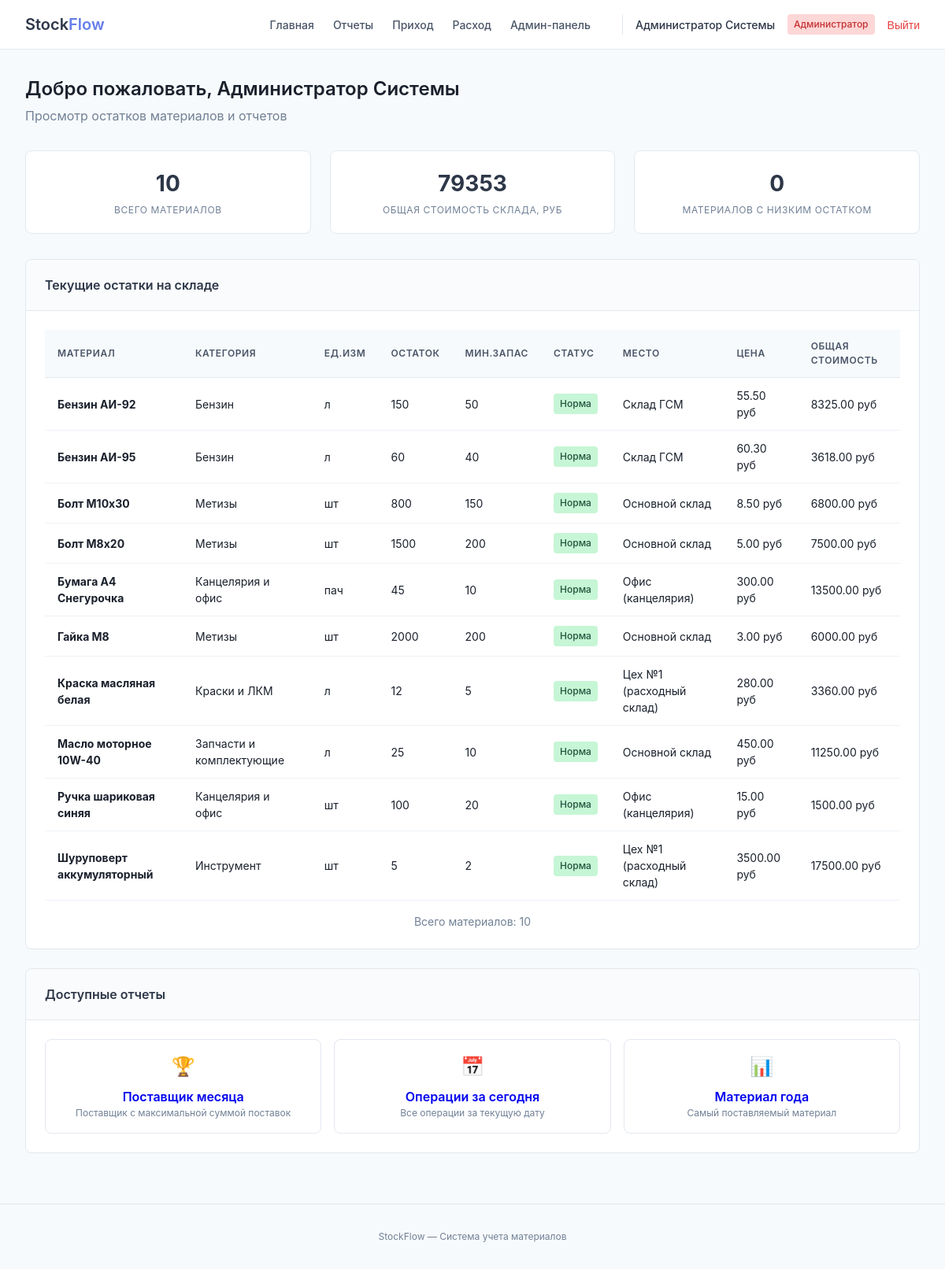
The app's page /dashboard (signed in) with its own data.
### tables this page shows
CREATE TABLE materials (
    id INTEGER PRIMARY KEY AUTOINCREMENT,
    name TEXT NOT NULL,
    article TEXT,
    barcode TEXT,
    category_id INTEGER,
    unit_id INTEGER,
    description TEXT,
    min_quantity REAL DEFAULT 0,
    max_quantity REAL DEFAULT 0,
    current_quantity REAL DEFAULT 0,
    reserved_quantity REAL DEFAULT 0,
    price_per_unit REAL DEFAULT 0,
    last_price REAL DEFAULT 0,
    location_id INTEGER,
    weight REAL,
    weight_unit TEXT DEFAULT 'кг',
    is_active INTEGER DEFAULT 1,
    created_by INTEGER,
    created_at TEXT,
    updated_at TEXT,
    FOREIGN KEY (category_id) REFERENCES categories(id),
    FOREIGN KEY (unit_id) REFERENCES units(id),
    FOREIGN KEY (location_id) REFERENCES locations(id),
    FOREIGN KEY (created_by) REFERENCES users(id)
);

CREATE TABLE categories (
    id INTEGER PRIMARY KEY AUTOINCREMENT,
    name TEXT NOT NULL UNIQUE,
    description TEXT,
    parent_id INTEGER,
    sort_order INTEGER DEFAULT 0,
    is_active INTEGER DEFAULT 1,
    FOREIGN KEY (parent_id) REFERENCES categories(id)
);

CREATE TABLE units (
    id INTEGER PRIMARY KEY AUTOINCREMENT,
    name TEXT NOT NULL UNIQUE,
    short_name TEXT NOT NULL,
    description TEXT
);

CREATE TABLE locations (
    id INTEGER PRIMARY KEY AUTOINCREMENT,
    name TEXT NOT NULL UNIQUE,
    address TEXT,
    responsible_person TEXT,
    phone TEXT,
    is_active INTEGER DEFAULT 1
);

### app.py (the view)
@app.route('/dashboard')
@login_required
def dashboard():
    stats = query_db('''
        SELECT
            (SELECT COUNT(*) FROM materials WHERE is_active = 1) as total_materials,
            (SELECT SUM(current_quantity * price_per_unit) FROM materials) as total_value,
            (SELECT COUNT(*) FROM v_materials_full WHERE status = 'Требуется закупка') as low_stock_count
    ''', one=True)
    materials = query_db('SELECT * FROM v_materials_full ORDER BY material_name')
    low_stock = query_db('SELECT * FROM v_materials_full WHERE status = "Требуется закупка"')
    notifications = query_db('''
        SELECT * FROM notifications WHERE user_id = ? OR user_id = 0
        ORDER BY created_at DESC LIMIT 5
    ''', [session['user_id']])
    return render_template('dashboard.html', stats=stats, materials=materials,
                           low_stock=low_stock, notifications=notifications)

### app.py (called while the page is built)
def get_db():
    db = getattr(g, '_database', None)
    if db is None:
        if not os.path.exists(DATABASE):
            return None
        db = g._database = sqlite3.connect(DATABASE)
        db.row_factory = sqlite3.Row
    return db

@app.teardown_appcontext
def close_connection(exception):
    db = getattr(g, '_database', None)
    if db is not None:
        db.close()

def query_db(query, args=(), one=False):
    db = get_db()
    if db is None:
        return [] if not one else None
    cur = db.execute(query, args)
    rv = cur.fetchall()
    cur.close()
    return (rv[0] if rv else None) if one else rv

def login_required(f):
    @wraps(f)
    def decorated_function(*args, **kwargs):
        if 'user_id' not in session:
            flash('Пожалуйста, войдите в систему', 'error')
            return redirect(url_for('login'))
        return f(*args, **kwargs)
    return decorated_function

### templates/dashboard.html (shortened to what this page needs)
{% extends "base.html" %}
{% block content %}
<div>
    <div style="margin-bottom: 2rem;">
        <h1 style="font-size: 1.5rem; font-weight: 600;">Добро пожаловать, {{ session.full_name or session.username }}</h1>
        <p style="color: #718096; margin-top: 0.25rem;">Просмотр остатков материалов и отчетов</p>
    </div>
    <div class="grid">
        <div class="stat-card">
            <div class="stat-number">{{ stats.total_materials }}</div>
            <div class="stat-label">Всего материалов</div>
        </div>
        <div class="stat-card">
            <div class="stat-number">{{ "%.0f"|format(stats.total_value) }}</div>
            <div class="stat-label">Общая стоимость склада, руб</div>
        </div>
        <div class="stat-card">
            <div class="stat-number">{{ stats.low_stock_count }}</div>
            <div class="stat-label">Материалов с низким остатком</div>
        </div>
    </div>
    <div class="card">
        <div class="card-header">
            <h2 class="card-title">Текущие остатки на складе</h2>
        </div>
        <div class="card-body">
            <div class="table-wrapper">
                <table class="table">
                    <thead>
                        <tr>
                            <th>Материал</th>
                            <th>Категория</th>
                            <th>Ед.изм</th>
                            <th>Остаток</th>
                            <th>Мин.запас</th>
                            <th>Статус</th>
                            <th>Место</th>
                            <th>Цена</th>
                            <th>Общая стоимость</th>
                        </thead>
                    <tbody>
                        {% for m in materials %}
                        <tr>
                            <td><strong>{{ m.material_name }}</strong></td>
                            <td>{{ m.category or '—' }}</td>
                            <td>{{ m.unit }}</td>
                            <td>{{ "%.0f"|format(m.current_quantity) }}</td>
                            <td>{{ "%.0f"|format(m.min_quantity) }}</td>
                            <td>
                                {% if m.status == 'Требуется закупка' %}
                                    <span class="badge badge-danger">Требуется закупка</span>
                                {% else %}
                                    <span class="badge badge-success">Норма</span>
                                {% endif %}
                            </td>
                            <td>{{ m.location or '—' }}</td>
                            <td>{{ "%.2f"|format(m.price_per_unit) }} руб</td>
                            <td>{{ "%.2f"|format(m.total_value) }} руб</td>
                        </tr>
                        {% endfor %}
                    </tbody>
                </table>
            </div>
            <div style="margin-top: 1rem; text-align: center; color: #718096; font-size: 0.875rem;">
                Всего материалов: {{ materials|length }}
            </div>
        </div>
    </div>
    <div class="card">
        <div class="card-header">
            <h2 class="card-title">Доступные отчеты</h2>
        </div>
        <div class="card-body">
            <div style="display: grid; grid-template-columns: repeat(auto-fit, minmax(250px, 1fr)); gap: 1rem;">
                <a href="{{ url_for('task1') }}" style="text-decoration: none;">
                    <div style="padding: 1rem; border: 1px solid #e2e8f0; border-radius: 0.5rem; text-align: center;">
                        <div style="font-size: 1.5rem; margin-bottom: 0.5rem;">🏆</div>
                        <div style="font-weight: 600;">Поставщик месяца</div>
                        <div style="font-size: 0.75rem; color: #718096;">Поставщик с максимальной суммой поставок</div>
                    </div>
                </a>
                <a href="{{ url_for('task2') }}" style="text-decoration: none;">
                    <div style="padding: 1rem; border: 1px solid #e2e8f0; border-radius: 0.5rem; text-align: center;">
                        <div style="font-size: 1.5rem; margin-bottom: 0.5rem;">📅</div>
                        <div style="font-weight: 600;">Операции за сегодня</div>
                        <div style="font-size: 0.75rem; color: #718096;">Все операции за текущую дату</div>
                    </div>
                </a>
                <a href="{{ url_for('task3') }}" style="text-decoration: none;">
                    <div style="padding: 1rem; border: 1px solid #e2e8f0; border-radius: 0.5rem; text-align: center;">
                        <div style="font-size: 1.5rem; margin-bottom: 0.5rem;">📊</div>
                        <div style="font-weight: 600;">Материал года</div>
                        <div style="font-size: 0.75rem; color: #718096;">Самый поставляемый материал</div>
                    </div>
                </a>
            </div>
        </div>
    </div>
</div>
{% endblock %}

### templates/base.html (shortened to what this page needs)
<!DOCTYPE html>
<html lang="ru">
<head>
</head>
<body>
    {% if session.user_id %}
    <nav class="navbar">
        <div class="nav-container">
            <a href="{{ url_for('dashboard') }}" class="logo">
                Stock<span>Flow</span>
            </a>
            <div class="nav-links">
                <a href="{{ url_for('dashboard') }}" class="nav-link">Главная</a>
                <a href="{{ url_for('reports') }}" class="nav-link">Отчеты</a>
                {% if session.role in ['admin', 'moderator'] %}
                    <a href="{{ url_for('add_receipt') }}" class="nav-link">Приход</a>
                    <a href="{{ url_for('add_expense') }}" class="nav-link">Расход</a>
                    <a href="{{ url_for('admin_dashboard') }}" class="nav-link">Админ-панель</a>
                {% else %}
                    <span class="nav-link disabled" style="color: #cbd5e0;">Приход</span>
                    <span class="nav-link disabled" style="color: #cbd5e0;">Расход</span>
                {% endif %}
                <div class="user-menu">
                    <span class="user-name">{{ session.full_name or session.username }}</span>
                    <span class="user-role role-{{ session.role }}">
                        {% if session.role == 'admin' %}Администратор
                        {% elif session.role == 'moderator' %}Модератор
                        {% else %}Пользователь{% endif %}
                    </span>
                    <form action="{{ url_for('logout') }}" method="post" style="display: inline;">
                        <button type="submit" class="logout-btn">Выйти</button>
                    </form>
                </div>
            </div>
        </div>
    </nav>
    {% endif %}
    <div class="container">
        {% block content %}{% endblock %}
    </div>
    <footer class="footer">
        <p>StockFlow — Система учета материалов</p>
    </footer>
</body>
</html>

### templates/base.html (style rules this page uses)
* { margin: 0; padding: 0; box-sizing: border-box; }
body { font-family: -apple-system, BlinkMacSystemFont, 'Segoe UI', Roboto, 'Helvetica Neue', sans-serif; background: #f7fafc; color: #1a202c; line-height: 1.5; }
.navbar { background: white; border-bottom: 1px solid #e2e8f0; position: sticky; top: 0; z-index: 100; }
.nav-container { max-width: 1280px; margin: 0 auto; padding: 1rem 2rem; display: flex; justify-content: space-between; align-items: center; flex-wrap: wrap; gap: 1rem; }
.logo { font-size: 1.25rem; font-weight: 600; color: #2d3748; text-decoration: none; }
.logo span { color: #667eea; }
.nav-links { display: flex; gap: 1.5rem; align-items: center; flex-wrap: wrap; }
.nav-link { color: #4a5568; text-decoration: none; font-weight: 500; font-size: 0.875rem; transition: color 0.2s; }
.user-menu { display: flex; align-items: center; gap: 1rem; margin-left: 1rem; padding-left: 1rem; border-left: 1px solid #e2e8f0; }
.user-name { font-size: 0.875rem; font-weight: 500; color: #2d3748; }
.user-role { font-size: 0.75rem; padding: 0.25rem 0.5rem; border-radius: 0.25rem; font-weight: 500; }
.role-admin { background: #fed7d7; color: #c53030; }
.logout-btn { background: none; border: none; color: #e53e3e; font-size: 0.875rem; font-weight: 500; cursor: pointer; transition: color 0.2s; }
.container { max-width: 1280px; margin: 2rem auto; padding: 0 2rem; }
.card { background: white; border-radius: 0.5rem; border: 1px solid #e2e8f0; overflow: hidden; margin-bottom: 1.5rem; }
.card-header { padding: 1.25rem 1.5rem; border-bottom: 1px solid #e2e8f0; background: #fafbfc; }
.card-title { font-size: 1rem; font-weight: 600; color: #2d3748; }
.card-body { padding: 1.5rem; }
.table-wrapper { overflow-x: auto; }
.table { width: 100%; border-collapse: collapse; }
.table th { text-align: left; padding: 0.75rem 1rem; background: #f7fafc; font-weight: 600; font-size: 0.75rem; text-transform: uppercase; letter-spacing: 0.05em; color: #4a5568; border-bottom: 1px solid #e2e8f0; }
.table td { padding: 0.75rem 1rem; border-bottom: 1px solid #edf2f7; font-size: 0.875rem; }
.grid { display: grid; grid-template-columns: repeat(auto-fit, minmax(280px, 1fr)); gap: 1.5rem; margin-bottom: 2rem; }
.stat-card { background: white; border-radius: 0.5rem; border: 1px solid #e2e8f0; padding: 1.25rem; text-align: center; }
.stat-number { font-size: 1.75rem; font-weight: 700; color: #2d3748; margin-bottom: 0.25rem; }
.stat-label { font-size: 0.75rem; text-transform: uppercase; color: #718096; letter-spacing: 0.05em; }
.footer { text-align: center; padding: 2rem; color: #718096; font-size: 0.75rem; border-top: 1px solid #e2e8f0; margin-top: 4rem; }
.badge { display: inline-block; padding: 0.25rem 0.5rem; border-radius: 0.25rem; font-size: 0.75rem; font-weight: 500; }
.badge-success { background: #c6f6d5; color: #22543d; }

### records on screen
materials: material_name "Бензин АИ-92", name "Бензин", unit "л", current_quantity "150", min_quantity "50", name "Склад ГСМ", price_per_unit "55.50", total_value "8325.00"
materials: material_name "Бензин АИ-95", name "Бензин", unit "л", current_quantity "60", min_quantity "40", name "Склад ГСМ", price_per_unit "60.30", total_value "3618.00"
materials: material_name "Болт М10х30", name "Метизы", unit "шт", current_quantity "800", min_quantity "150", name "Основной склад", price_per_unit "8.50", total_value "6800.00"
materials: material_name "Болт М8х20", name "Метизы", unit "шт", current_quantity "1500", min_quantity "200", name "Основной склад", price_per_unit "5.00", total_value "7500.00"
materials: material_name "Бумага А4 Снегурочка", name "Канцелярия и офис", unit "пач", current_quantity "45", min_quantity "10", name "Офис (канцелярия)", price_per_unit "300.00", total_value "13500.00"
materials: material_name "Гайка М8", name "Метизы", unit "шт", current_quantity "2000", min_quantity "200", name "Основной склад", price_per_unit "3.00", total_value "6000.00"
materials: material_name "Краска масляная белая", name "Краски и ЛКМ", unit "л", current_quantity "12", min_quantity "5", name "Цех №1 (расходный склад)", price_per_unit "280.00", total_value "3360.00"
materials: material_name "Масло моторное 10W-40", name "Запчасти и комплектующие", unit "л", current_quantity "25", min_quantity "10", name "Основной склад", price_per_unit "450.00", total_value "11250.00"
materials: material_name "Ручка шариковая синяя", name "Канцелярия и офис", unit "шт", current_quantity "100", min_quantity "20", name "Офис (канцелярия)", price_per_unit "15.00", total_value "1500.00"
materials: material_name "Шуруповерт аккумуляторный", name "Инструмент", unit "шт", current_quantity "5", min_quantity "2", name "Цех №1 (расходный склад)", price_per_unit "3500.00", total_value "17500.00"

### other values on screen
{{ session.full_name or session.username }} "Администратор Системы"
{{ stats.total_materials }} "10"
{{ "%.0f"|format(stats.total_value) }} "79353"
{{ stats.low_stock_count }} "0"
{{ materials|length }} "10"
